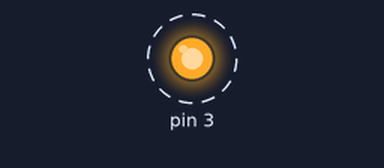
The sketch below on a simulated Arduino Uno, built for the host (arithmetic inside an expression is 32-bit, double 64-bit). Parts: output pins drawn as LEDs (lit = HIGH). Dashed ring = blinking.

Above: at 0.5 s.
Timing chart, 0 to 4.6 s (numbered marks = the images above):
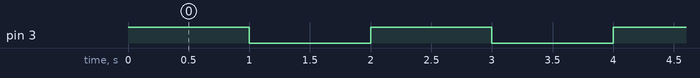

Measured:
- by itself, pin 3: alternates HIGH for 1.0 s and LOW for 1.0 s

The sketch:

test_uart.ino
```cpp
void setup() {
  pinMode(PG3,OUTPUT);
}

void loop() {
    digitalWrite(PG3,1);
    delay(1000);
    digitalWrite(PG3,0);
    delay(1000);
}
```
